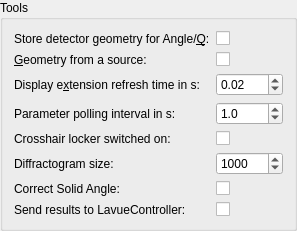
              <widget class="QGroupBox" name="toolsGroupBox">
               <property name="title">
                <string>Tools</string>
               </property>
               <layout class="QGridLayout" name="gridLayout_10">
                <item row="0" column="0">
                 <layout class="QGridLayout" name="gridLayout_9">
                  <item row="0" column="0">
                   <widget class="QLabel" name="storegeometryLabel">
                    <property name="text">
                     <string>Store detector geometry for Angle/&amp;Q:</string>
                    </property>
                    <property name="buddy">
                     <cstring>storegeometryCheckBox</cstring>
                    </property>
                   </widget>
                  </item>
                  <item row="0" column="1">
                   <widget class="QCheckBox" name="storegeometryCheckBox">
                    <property name="text">
                     <string/>
                    </property>
                   </widget>
                  </item>
                  <item row="1" column="0">
                   <widget class="QLabel" name="fetchgeometryLabel">
                    <property name="toolTip">
                     <string>&lt;html&gt;&lt;head/&gt;&lt;body&gt;&lt;p&gt;Fetch geometry from an image source, e.g. CBF files&lt;/p&gt;&lt;/body&gt;&lt;/html&gt;</string>
                    </property>
                    <property name="text">
                     <string>&amp;Geometry from a source:</string>
                    </property>
                    <property name="buddy">
                     <cstring>fetchgeometryCheckBox</cstring>
                    </property>
                   </widget>
                  </item>
                  <item row="1" column="1">
                   <widget class="QCheckBox" name="fetchgeometryCheckBox">
                    <property name="toolTip">
                     <string>&lt;html&gt;&lt;head/&gt;&lt;body&gt;&lt;p&gt;Fetch geometry from an image source, e.g. CBF files&lt;/p&gt;&lt;/body&gt;&lt;/html&gt;</string>
                    </property>
                    <property name="text">
                     <string/>
                    </property>
                   </widget>
                  </item>
                  <item row="2" column="0">
                   <widget class="QLabel" name="toolrefreshtimeLabel">
                    <property name="toolTip">
                     <string>&lt;html&gt;&lt;head/&gt;&lt;body&gt;&lt;p&gt;Minimum refresh time for display extensions, i.e. crosshairs or positioner&lt;/p&gt;&lt;/body&gt;&lt;/html&gt;</string>
                    </property>
                    <property name="text">
                     <string>Display e&amp;xtension refresh time in s:</string>
                    </property>
                    <property name="buddy">
                     <cstring>toolrefreshtimeDoubleSpinBox</cstring>
                    </property>
                   </widget>
                  </item>
                  <item row="2" column="1">
                   <widget class="QDoubleSpinBox" name="toolrefreshtimeDoubleSpinBox">
                    <property name="toolTip">
                     <string>&lt;html&gt;&lt;head/&gt;&lt;body&gt;&lt;p&gt;Minimum refresh time for display extensions, i.e. crosshairs or positioner&lt;/p&gt;&lt;/body&gt;&lt;/html&gt;</string>
                    </property>
                    <property name="maximum">
                     <double>1.000000000000000</double>
                    </property>
                    <property name="singleStep">
                     <double>0.010000000000000</double>
                    </property>
                    <property name="value">
                     <double>0.020000000000000</double>
                    </property>
                   </widget>
                  </item>
                  <item row="4" column="0">
                   <widget class="QLabel" name="crosschairLabel">
                    <property name="toolTip">
                     <string>&lt;html&gt;&lt;head/&gt;&lt;body&gt;&lt;p&gt;during start the crosshair locker of Intensity tool is switched on&lt;/p&gt;&lt;/body&gt;&lt;/html&gt;</string>
                    </property>
                    <property name="text">
                     <string>Crosshair locker switched on:</string>
                    </property>
                    <property name="buddy">
                     <cstring>crosshairCheckBox</cstring>
                    </property>
                   </widget>
                  </item>
                  <item row="4" column="1">
                   <widget class="QCheckBox" name="crosshairCheckBox">
                    <property name="toolTip">
                     <string>&lt;html&gt;&lt;head/&gt;&lt;body&gt;&lt;p&gt;during start the crosshair locker of Intensity tool is switched on&lt;/p&gt;&lt;/body&gt;&lt;/html&gt;</string>
                    </property>
                    <property name="text">
                     <string/>
                    </property>
                   </widget>
                  </item>
                  <item row="3" column="0">
                   <widget class="QLabel" name="pollingintervalLabel">
                    <property name="toolTip">
                     <string>&lt;html&gt;&lt;head/&gt;&lt;body&gt;&lt;p&gt;Polling inverval in seconds for tango detector parameters&lt;/p&gt;&lt;/body&gt;&lt;/html&gt;</string>
                    </property>
                    <property name="text">
                     <string>Parameter polling interval in s: </string>
                    </property>
                    <property name="buddy">
                     <cstring>pollingintervalDoubleSpinBox</cstring>
                    </property>
                   </widget>
                  </item>
                  <item row="3" column="1">
                   <widget class="QDoubleSpinBox" name="pollingintervalDoubleSpinBox">
                    <property name="toolTip">
                     <string>&lt;html&gt;&lt;head/&gt;&lt;body&gt;&lt;p&gt;Polling inverval in seconds for tango detector parameters&lt;/p&gt;&lt;/body&gt;&lt;/html&gt;</string>
                    </property>
                    <property name="decimals">
                     <number>1</number>
                    </property>
                    <property name="minimum">
                     <double>0.100000000000000</double>
                    </property>
                    <property name="maximum">
                     <double>9.900000000000000</double>
                    </property>
                    <property name="singleStep">
                     <double>0.100000000000000</double>
                    </property>
                    <property name="value">
                     <double>1.000000000000000</double>
                    </property>
                   </widget>
                  </item>
                  <item row="5" column="0">
                   <widget class="QLabel" name="diffsizeLabel">
                    <property name="toolTip">
                     <string>&lt;html&gt;&lt;head/&gt;&lt;body&gt;&lt;p&gt;a number of points in the 1d plot of diffractogram tool&lt;/p&gt;&lt;/body&gt;&lt;/html&gt;</string>
                    </property>
                    <property name="text">
                     <string>Diffractogram size:</string>
                    </property>
                    <property name="buddy">
                     <cstring>diffsizeSpinBox</cstring>
                    </property>
                   </widget>
                  </item>
                  <item row="5" column="1">
                   <widget class="QSpinBox" name="diffsizeSpinBox">
                    <property name="toolTip">
                     <string>&lt;html&gt;&lt;head/&gt;&lt;body&gt;&lt;p&gt;a number of points in the 1d plot of diffractogram tool&lt;/p&gt;&lt;/body&gt;&lt;/html&gt;</string>
                    </property>
                    <property name="maximum">
                     <number>100000</number>
                    </property>
                    <property name="value">
                     <number>1000</number>
                    </property>
                   </widget>
                  </item>
                  <item row="6" column="0">
                   <widget class="QLabel" name="csaLabel">
                    <property name="toolTip">
                     <string>&lt;html&gt;&lt;head/&gt;&lt;body&gt;&lt;p&gt;correct solid angle flag for the diffractogram tool&lt;/p&gt;&lt;/body&gt;&lt;/html&gt;</string>
                    </property>
                    <property name="text">
                     <string>Correct Solid Angle:</string>
                    </property>
                    <property name="buddy">
                     <cstring>csaCheckBox</cstring>
                    </property>
                   </widget>
                  </item>
                  <item row="6" column="1">
                   <widget class="QCheckBox" name="csaCheckBox">
                    <property name="toolTip">
                     <string>&lt;html&gt;&lt;head/&gt;&lt;body&gt;&lt;p&gt;correct solid angle flag for the diffractogram tool&lt;/p&gt;&lt;/body&gt;&lt;/html&gt;</string>
                    </property>
                    <property name="text">
                     <string/>
                    </property>
                   </widget>
                  </item>
                  <item row="7" column="0">
                   <widget class="QLabel" name="sendresultsLabel">
                    <property name="text">
                     <string>Send results to LavueController:</string>
                    </property>
                    <property name="buddy">
                     <cstring>sendresultsCheckBox</cstring>
                    </property>
                   </widget>
                  </item>
                  <item row="7" column="1">
                   <widget class="QCheckBox" name="sendresultsCheckBox">
                    <property name="text">
                     <string/>
                    </property>
                   </widget>
                  </item>
                 </layout>
                </item>
               </layout>
              </widget>
